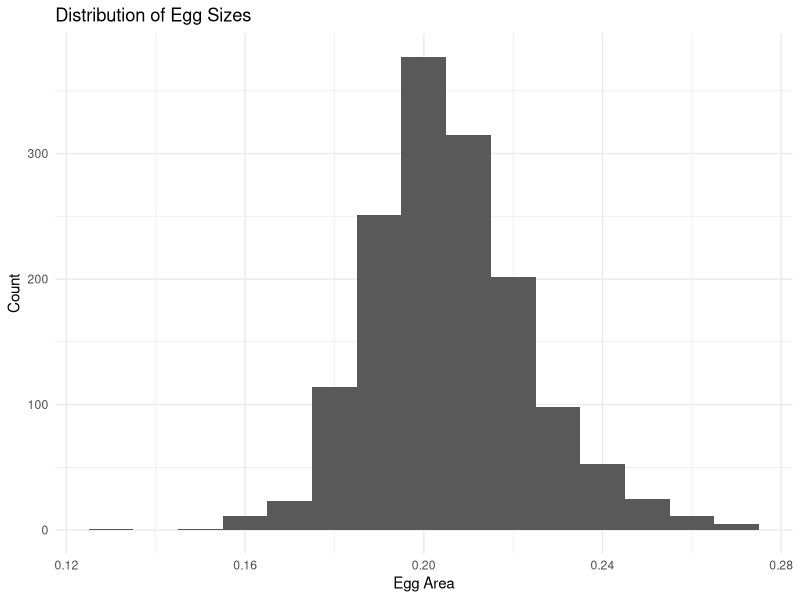

Source code (R): (Note: this script raises an error after producing the figure.)
## ---- chunk 1
library(here)
library(ggplot2)
library(tidyverse)
library(lme4)
## ---- chunk 2
raw_egg_sizes <- read.csv(here("data", "clean data", "raw egg sizes.csv"))

raw_egg_sizes <- raw_egg_sizes %>%
  mutate(maternalID = sub("^[^.]*\\.[^.]*\\.([^_]+)_.*$", "\\1", adultID))

#make maternal ID a factor
raw_egg_sizes$maternalID <- as.factor(raw_egg_sizes$maternalID)

#convert the pupal temperatures to factors so they plot in the correct order
raw_egg_sizes$pupal_treatment <- factor(raw_egg_sizes$pupal_treatment,
                             levels = c("wild", "ambient", "cool", "mean", "warm", "hot"))

#convert the larval  temperatures to factors so the plot in the correct order
raw_egg_sizes$larval_treatment <- factor(raw_egg_sizes$larval_treatment,
                             levels = c("wild", "ambient", "cool", "mean", "warm", "hot"))



#remove ambient, because these need to be modelled separately. also remove larval treatment of cool and mean, because the sample size isn't big enough to model - just not enough clutches.
#I think I will model the ambient larva treatment separately.
raw_egg_sizes_filtered <- raw_egg_sizes %>%
  filter(pupal_treatment != "ambient",
         larval_treatment != "ambient",
         larval_treatment != "cool",
         larval_treatment != "mean",
         larval_treatment != "wild") %>%
  mutate(numerical_pupal_treatment = case_when(
    pupal_treatment == "cool"  ~ -1.5,
    pupal_treatment == "mean"  ~  0.0,
    pupal_treatment == "warm"  ~  1.5,
    pupal_treatment == "hot"   ~  2.5,
    TRUE ~ NA_real_
  )) %>%
  mutate(numerical_larval_treatment = case_when(
    larval_treatment == "warm"  ~  1.5,
    larval_treatment == "hot"   ~  2.5,
    TRUE ~ NA_real_
  )) %>%
  mutate(weight_mg = weight * 1000) %>%
  mutate(weight_mg_centered = weight_mg - mean(weight_mg, na.rm = TRUE))


raw_egg_sizes_filtered <- raw_egg_sizes_filtered %>%
  mutate(
    larval_treatment = factor(larval_treatment, levels = c("warm","hot")),
    pupal_treatment = factor(pupal_treatment, levels = c("cool","mean","warm","hot"))
  )
## ---- chunk 3
#look at the distributions of egg size
ggplot(raw_egg_sizes_filtered, aes(x = area)) +
  geom_histogram(binwidth = 0.01) +  # change this value to control bin width +
  labs(title = "Distribution of Egg Sizes",
       x = "Egg Area",
       y = "Count") +
  theme_minimal()
## ---- chunk 4
#this is what I am aiming for in the end

lm1 <- lmer(area ~ numerical_pupal_treatment + numerical_larval_treatment + weight_mg_centered + (1|clutchID) + (1|maternalID), data = raw_egg_sizes_filtered)

summary(lm1)

confint(lm1)

icc(lm1)
